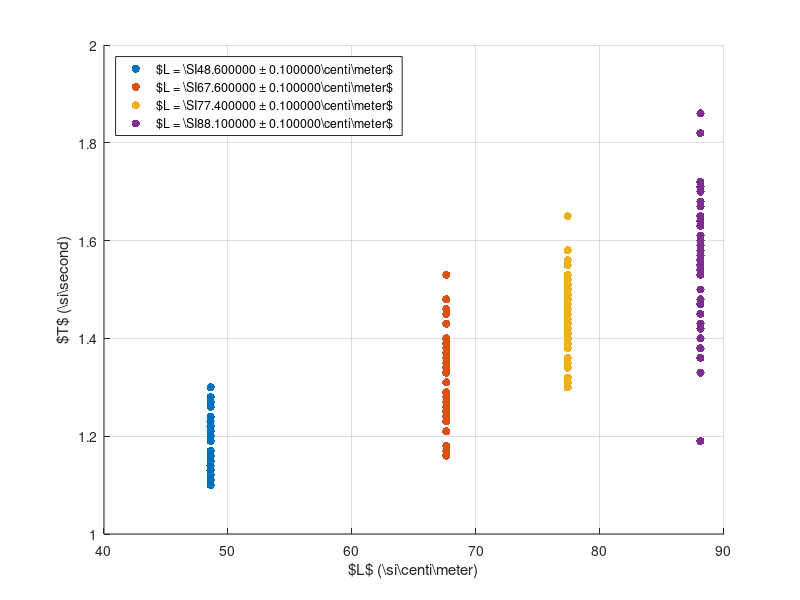

Here is the MATLAB script that generated this plot:
data = csvread("data/mediciones.csv");
[m, n] = size(data);

hold on;
X = zeros(n - 2, 1);
for i = 1:m
   X(:) = data(i, 1);
   leg(i, :) = sprintf("$L = \\SI{%f \\pm %f}{\\centi\\meter}$", X(1), data(i, 2));
   scatter(X, data(i, 3:n), "filled");
end
xlabel("$L$ (\\si{\\centi\\meter})");
ylabel("$T$ (\\si{\\second})");
grid on;
legend(leg, "location", "northwest");

print -dtikz "img/periodos.tikz"
